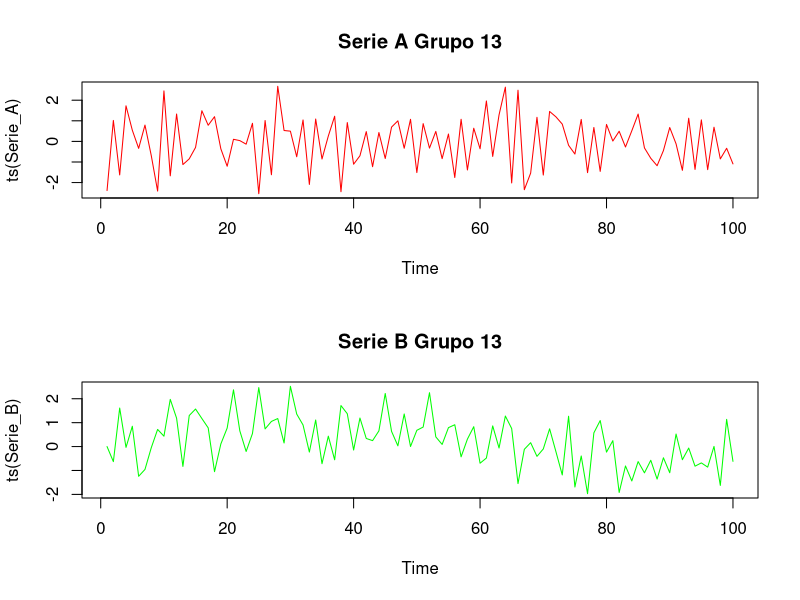
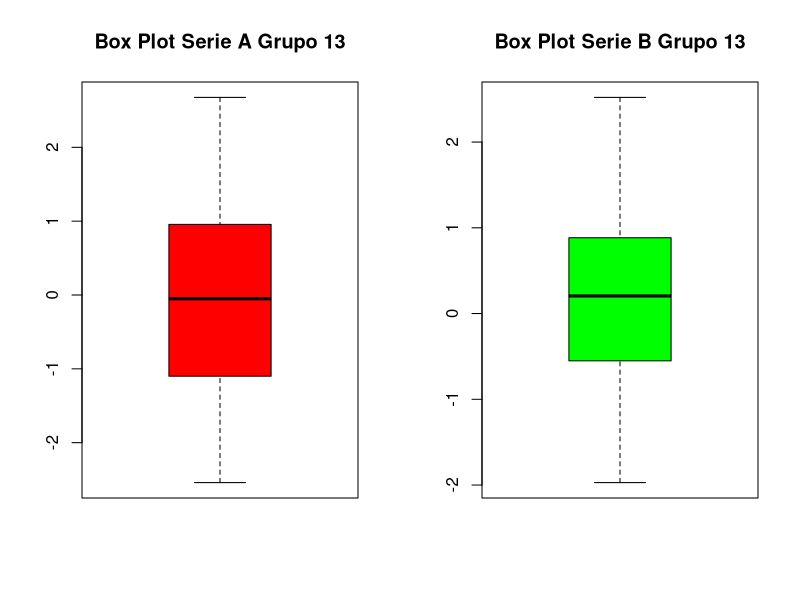
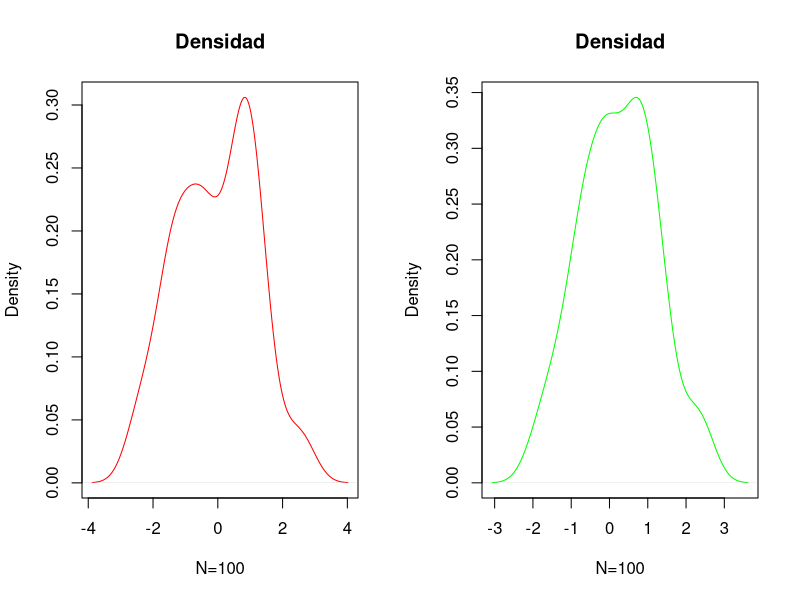
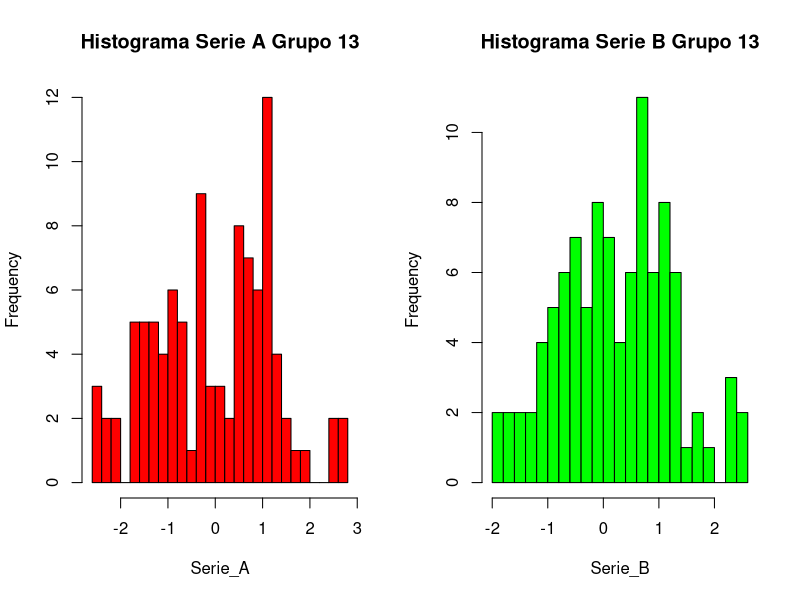
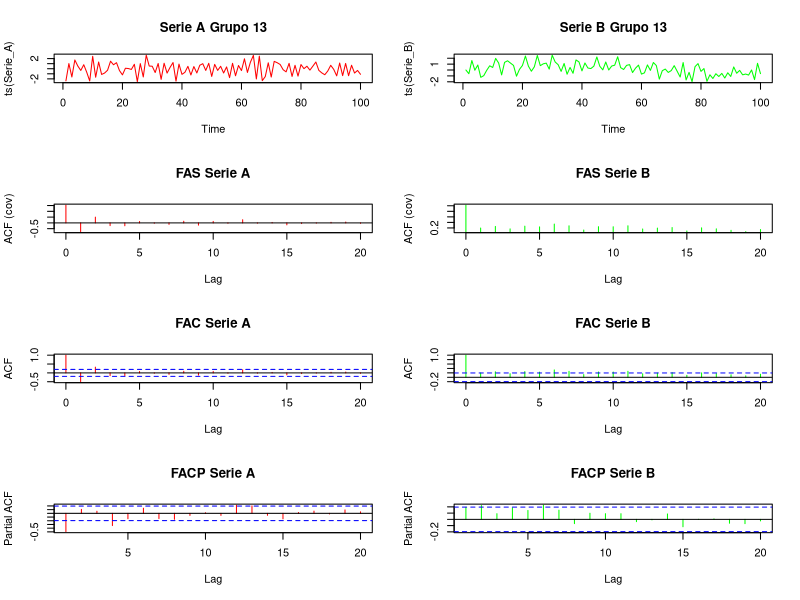

Generate these figures, in order, with R: (Note: this script raises an error after producing the figures.)
#Bajamos la Data del trabajo practico

library(tseries)
library(urca)

Data<-read.csv2(file = "Grupo 13.csv")

attach(Data)

Data1<-ts(Data,class = "ts") #Creamos la serie de tiempo de la data. Me mantiene el nombre original

#Graficamos ambas series de tiempo. 
#En primera instancia, la serie A es estacionaria, pero no lo es la serie B
par(mfrow = c(2,1))
plot(ts(Serie_A), main = "Serie A Grupo 13", col = "red") 
plot(ts(Serie_B), main = "Serie B Grupo 13", col = "green")

#Instalar el paquete "psych" para poder utilizar la funcion describe
library(psych)
#ANÁLISIS DESCRIPTIVO#
Analisis.1<-describe(Data1,quant = c(0,0.25,0.5,0.75,1)) #Analisis descriptivo
#skew es la asmimetria. Se encuentran cercanos a 0

#Analizamos la Kurtosis de ambas series
Kurtosis<-kurtosi(Data1) #Ambas son planicurticas

#Varianza
Varianza<-var(Data1)
colnames(Varianza)<-c("Var Serie A", "Var Serie B")

#Unificamos lo calculado hasta ahora
Analisis.Total<-data.frame(Analisis.1,Kurtosis,Varianza) 

#Graficamos el Boxplot
par(mfrow = c(1,2))
boxplot(Serie_A,main = "Box Plot Serie A Grupo 13", col = "red")
boxplot(Serie_B,main = "Box Plot Serie B Grupo 13", col = "green")

#Densidad
par(mfrow = c(1,2))
plot(density(Serie_A),main="Densidad",xlab="N=100",col="red")
plot(density(Serie_B),main="Densidad",xlab="N=100",col="green")

#Histograma
hist(Serie_A, breaks=20, main="Histograma Serie A Grupo 13", col="red")
hist(Serie_B,breaks=20, main="Histograma Serie B Grupo 13", col="green")

#FAS, FAC y FACP
par(mfrow = c(4,2))
plot(ts(Serie_A), main = "Serie A Grupo 13", col = "red") 
plot(ts(Serie_B), main = "Serie B Grupo 13", col = "green")
acf(Serie_A, type="covariance", main="FAS Serie A", col="red")
acf(Serie_B, type="covariance", main="FAS Serie B", col="green")
acf(Serie_A, main = "FAC Serie A", col = "red")
acf(Serie_B, main = "FAC Serie B", col = "green")
pacf(Serie_A, main = "FACP Serie A", col = "red") 
pacf(Serie_B, main = "FACP Serie B", col = "green") 
#Otra vez, en primera instancia la serie B no es estacionaria

##### SERIE A #####
auto.arima(Serie_A, stepwise = FALSE, approximation = FALSE)
#Segun auto.arima, el mejor modelo es una MA(3)
ndiffs(Serie_A)
#Segun ndiffs, no hay que diferenciar la serie

#Test de Dickey Fuller
#Para el estadistico de prueba
none.df<-ur.df(Serie_A,type="none",lags=5,selectlags=c("AIC"))
drift.df<-ur.df(Serie_A,type="drift",lags=5,selectlags=c("AIC"))
trend.df<-ur.df(Serie_A,type="trend",lags=5,selectlags=c("AIC"))

#Para los valores criticos
Detalle_none_df<-summary(none.df)
Detalle_drift_df<-summary(drift.df)
Detalle_trend_df<-summary(trend.df)

#Para ver si es estacionario sin tendencia ni termino independiente
for (i in 1:length(Detalle_none_df@cval)) {
  Resultado_none<-none.df@teststat<Detalle_none_df@cval[1,i]
  print(Resultado_none)  
  if (Resultado_none == TRUE) {
    print("Es estacionario")
  }else{
    print("No es estacionario")
  }
}

#Para ver si es estacionario sin tendencia pero con termino independiente
for (i in 1:length(Detalle_drift_df@cval[1,])) {
  Resultado_drift<-drift.df@teststat[1,1]<Detalle_drift_df@cval[1,i]
  print(Resultado_drift)  
  if (Resultado_drift == TRUE) {
    print("Es estacionario")
  }else{
    print("No es estacionario")
  }
}

#Para ver si es estacionario con tendencia y con termino independiente
for (i in 1:length(Detalle_trend_df@cval[1,])) {
  Resultado_trend<-trend.df@teststat[1,1]<Detalle_trend_df@cval[1,i]
  print(Resultado_trend)  
  if (Resultado_trend == TRUE) {
    print("Es estacionario")
  }else{
    print("No es estacionario")
  }
}

#Creamos distintos modelos
M1_SerieA<-arima(Serie_A,order = c(1,0,0))
M1_SerieA

M2_SerieA<-arima(Serie_A,order = c(0,0,1))
M2_SerieA

M3_SerieA<-arima(Serie_A,order = c(1,0,1))
M3_SerieA

M3_SerieA<-arima(Serie_A,order = c(2,0,1))
M3_SerieA

M4_SerieA<-arima(Serie_A,order = c(1,0,2))
M4_SerieA

M5_SerieA<-arima(Serie_A,order = c(2,0,2))
M5_SerieA

M6_SerieA<-arima(Serie_A,order = c(3,0,0))
M6_SerieA

M7_SerieA<-arima(Serie_A,order = c(3,0,1))
M7_SerieA

M8_SerieA<-arima(Serie_A,order = c(0,0,3))
M8_SerieA

M9_SerieA<-arima(Serie_A,order = c(1,0,3))
M9_SerieA

M10_SerieA<-arima(Serie_A,order = c(3,0,3))
M10_SerieA

#Unificamos los AIC y los BIC
Serie_A_aic<-AIC(M1_SerieA,M2_SerieA,M3_SerieA,M4_SerieA,M5_SerieA,M6_SerieA,M7_SerieA,M8_SerieA,M9_SerieA,M10_SerieA)
Serie_A_bic<-BIC(M1_SerieA,M2_SerieA,M3_SerieA,M4_SerieA,M5_SerieA,M6_SerieA,M7_SerieA,M8_SerieA,M9_SerieA,M10_SerieA)

#Comparamos los AIC y los BIC de los distintos modelos
Modelo_Serie_A<-cbind(Serie_A_aic,Serie_A_bic)
Modelo_Serie_A
#El Modelo MA(3) es el que mejor ajusta, y un modelos MA siempre es estacionario

#Esto es un intento de obtener los AIC y los BIC de varios modelos ARIMA sin necesidad de hacer 1 por 1. Todavia no esta terminado\

for (i in 0:5) {
  for(j in 0:5){
    if(j!=0 | i!=0){
      m<-arima(Serie_A,order=c(i,0,j))
      Modelo_Serie_A<-cbind(AIC(m),BIC(m))
      rownames(Modelo_Serie_A)<-print(paste("Modelo",i,j))
      colnames(Modelo_Serie_A)<-c("AIC","BIC")
      print(Modelo_Serie_A)
    }
  }
}


#Prueba de Dickey-Fuller Aumentado Serie B
none.df<-ur.df(Serie_B_Diff,type="none",lags=5,selectlags=c("AIC"))
drift.df<-ur.df(Serie_B_Diff,type="drift",lags=5,selectlags=c("AIC"))
trend.df<-ur.df(Serie_B_Diff,type="trend",lags=5,selectlags=c("AIC"))

summary(none.df)
summary(drift.df)
summary(trend.df)

adf.test(Serie_B_Diff)

par(mfrow = c(2,1))
plot(ts(Serie_A), main = "Serie A Grupo 13", col = "red")
plot(ts(Serie_B_Diff), main = "Serie B Dif Grupo 13", col = "green") #Parece ser estacionaria por el momento

#Se compara nuevamente los box plot
par(mfrow = c(1,2))
boxplot(Serie_A,main = "Box Plot Serie A Grupo 13", col = "red")
boxplot(Serie_B_Diff,main = "Box Plot Serie B Dif Grupo 13", col = "green")

#Se vuelve a graficar la FAS, FAC y FACP
par(mfrow = c(3,2))
acf(Serie_A, main = "FAC Serie A", col = "red")
acf(Serie_B_Diff, main = "FAC Serie B Dif", col = "green")
pacf(Serie_A, main = "FACP Serie A", col = "red") 
pacf(Serie_B_Diff, main = "FACP Serie B Dif", col = "green") #Ahora si parece ser estacionario  


-#Modelizamos ---> Primero hay que testear
#Hay una forma simple de hacerla, que es con una funcion de AUTO.ARIMA, que nos dice el mejor modelo. Pero para comparar, se va a hacer completo

auto.arima(Serie_A,stationary = TRUE) #stationary TRUE para que me indique modelos estacionarioa 
#El modelo nos da un MA(3), y una MA siempre es estacionario.

M1_SerieA<-arima(Serie_A,order = c(1,0,0))
M1_SerieA

M2_SerieA<-arima(Serie_A,order = c(0,0,1))
M2_SerieA

M3_SerieA<-arima(Serie_A,order = c(1,0,1))
M3_SerieA

M3_SerieA<-arima(Serie_A,order = c(2,0,1))
M3_SerieA

M4_SerieA<-arima(Serie_A,order = c(1,0,2))
M4_SerieA

M5_SerieA<-arima(Serie_A,order = c(2,0,2))
M5_SerieA

M6_SerieA<-arima(Serie_A,order = c(3,0,0))
M6_SerieA

M7_SerieA<-arima(Serie_A,order = c(3,0,1))
M7_SerieA

M8_SerieA<-arima(Serie_A,order = c(0,0,3))
M8_SerieA

M9_SerieA<-arima(Serie_A,order = c(1,0,3))
M9_SerieA

M10_SerieA<-arima(Serie_A,order = c(3,0,3))
M10_SerieA

M11_SerieA<-arima(Serie_A,order = c(1,1,1))
M11_SerieA

M12_SerieA<-arima(Serie_A,order = c(2,1,1))
M12_SerieA

M13_SerieA<-arima(Serie_A,order = c(1,1,2))
M13_SerieA

M14_SerieA<-arima(Serie_A,order = c(2,1,2))
M14_SerieA

Serie_A_aic<-rbind(AIC(M1_SerieA,M2_SerieA,M3_SerieA,M4_SerieA,M5_SerieA,M6_SerieA,M7_SerieA,M8_SerieA,M9_SerieA,M10_SerieA),AIC(M11_SerieA,M12_SerieA,M13_SerieA,M14_SerieA))
Serie_A_bic<-rbind(BIC(M1_SerieA,M2_SerieA,M3_SerieA,M4_SerieA,M5_SerieA,M6_SerieA,M7_SerieA,M8_SerieA,M9_SerieA,M10_SerieA),BIC(M11_SerieA,M12_SerieA,M13_SerieA,M14_SerieA))

Modelo_Serie_A<-cbind(Serie_A_aic,Serie_A_bic)
Modelo_Serie_A
M8_SerieA

#Observamos la FAC y la FACP de los residuos del modelo seleccionado
par(mfrow = c(2,2))
plot(acf(M8_SerieA$residuals))
plot(pacf(M8_SerieA$residuals))

#Hacemos analisis del modelo selecionado

#Test sobre los coeficientes del modelo
#Ho: Algun tita i es = 0
#H1: Los tita i distintos de 0
Test_Coef_M8<-t.test(M8_SerieA$coef)
Test_Coef_M8 #El test, indica que la H1 es verdadera, por lo tanto los coeficientes son distintos de 0


#Test de Ljung=Box
#Utilice el estadístico q de Ljung-Box para comprobar si una serie de observaciones en un período de tiempo específico son aleatorias e independientes.
#...Si las observaciones no son independientes, una observación puede estar correlacionada con otra observación k unidades de tiempo después,... 
#...una relación que se denomina autocorrelación.

#Ho: las autocorrelaciones son iguales a 0. Es decir, los datos son independientes
#H1: No todos los datos son independientes

#Si chi-cuadrado > alpha. No rechazo Ho

Lyung_Box_Serie_A<-Box.test(M8_SerieA$residuals,type = "Ljung-Box",lag = 1)
Lyung_Box_Serie_A #El p-value es mayor a 0.05, por lo tanto no rechazo HO y se puede decir, que no hay autocorrelacion entre los residuos
